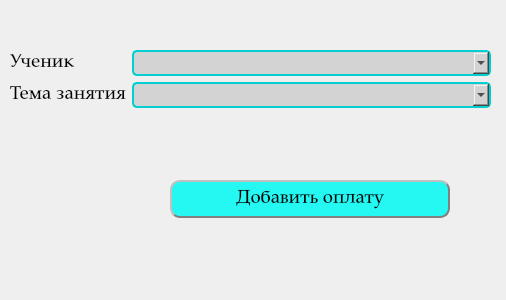
<?xml version="1.0" encoding="UTF-8"?>
<ui version="4.0">
 <class>Bill_form</class>
 <widget class="QWidget" name="Bill_form">
  <property name="geometry">
   <rect>
    <x>0</x>
    <y>0</y>
    <width>506</width>
    <height>300</height>
   </rect>
  </property>
  <property name="windowTitle">
   <string>Form</string>
  </property>
  <widget class="QPushButton" name="payment_button">
   <property name="geometry">
    <rect>
     <x>170</x>
     <y>180</y>
     <width>280</width>
     <height>38</height>
    </rect>
   </property>
   <property name="font">
    <font>
     <family>Palatino Linotype</family>
     <pointsize>14</pointsize>
    </font>
   </property>
   <property name="styleSheet">
    <string notr="true">
QPushButton {
    border-style: outset;
    border-width: 2px;
    border-color: gray;
    padding: 4px;

        background-color: #25F7F2;
	border-radius: 10px;


}

QPushButton:pressed {
    border-style: inset;
     background-color: #25F7A2;
}
</string>
   </property>
   <property name="text">
    <string>Добавить оплату</string>
   </property>
  </widget>
  <widget class="QLabel" name="info_lable">
   <property name="geometry">
    <rect>
     <x>30</x>
     <y>260</y>
     <width>451</width>
     <height>16</height>
    </rect>
   </property>
   <property name="font">
    <font>
     <pointsize>14</pointsize>
    </font>
   </property>
   <property name="text">
    <string/>
   </property>
  </widget>
  <widget class="QWidget" name="layoutWidget">
   <property name="geometry">
    <rect>
     <x>10</x>
     <y>50</y>
     <width>481</width>
     <height>72</height>
    </rect>
   </property>
   <layout class="QFormLayout" name="formLayout">
    <item row="0" column="0">
     <widget class="QLabel" name="label">
      <property name="font">
       <font>
        <family>Palatino Linotype</family>
        <pointsize>14</pointsize>
       </font>
      </property>
      <property name="text">
       <string>Ученик</string>
      </property>
     </widget>
    </item>
    <item row="0" column="1">
     <widget class="QComboBox" name="list_of_students">
      <property name="font">
       <font>
        <family>Palatino Linotype</family>
        <pointsize>14</pointsize>
       </font>
      </property>
      <property name="styleSheet">
       <string notr="true">QComboBox{
    background-color: #D3D3D3;
    border: 2px solid #00CED1;
    border-radius: 5px;
}
</string>
      </property>
      <property name="currentIndex">
       <number>-1</number>
      </property>
      <property name="frame">
       <bool>false</bool>
      </property>
      <property name="modelColumn">
       <number>0</number>
      </property>
     </widget>
    </item>
    <item row="1" column="0">
     <widget class="QLabel" name="label_2">
      <property name="font">
       <font>
        <family>Palatino Linotype</family>
        <pointsize>14</pointsize>
       </font>
      </property>
      <property name="text">
       <string>Тема занятия</string>
      </property>
     </widget>
    </item>
    <item row="1" column="1">
     <widget class="QComboBox" name="list_of_lesson">
      <property name="font">
       <font>
        <family>Palatino Linotype</family>
        <pointsize>14</pointsize>
       </font>
      </property>
      <property name="styleSheet">
       <string notr="true">QComboBox{
    background-color: #D3D3D3;
    border: 2px solid #00CED1;
    border-radius: 5px;
}
</string>
      </property>
      <property name="currentIndex">
       <number>-1</number>
      </property>
      <property name="frame">
       <bool>false</bool>
      </property>
      <property name="modelColumn">
       <number>0</number>
      </property>
     </widget>
    </item>
   </layout>
  </widget>
 </widget>
 <resources/>
 <connections/>
</ui>
